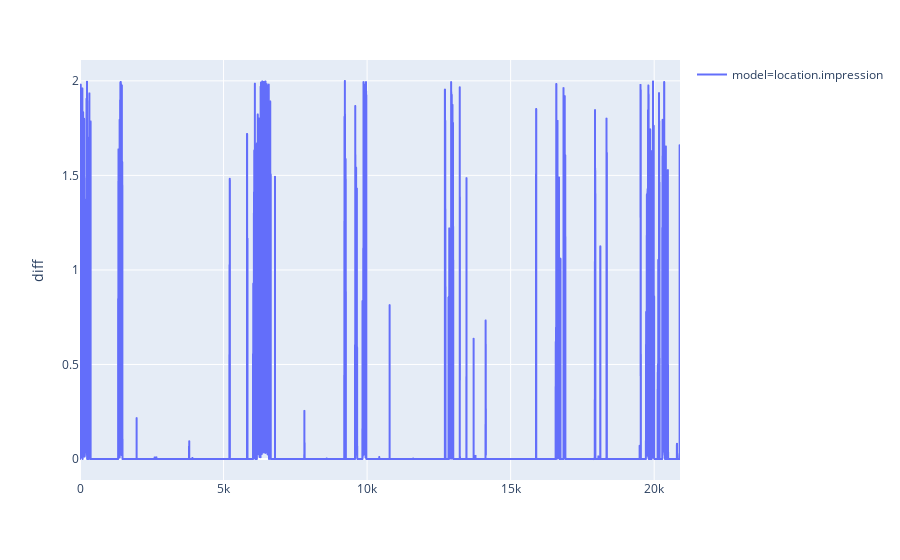

Notebook code cell kept with this figure:
### Code cell
fig = px.line(df, y="diff", color="model")
fig.show()

### Figure 1 — Plotly figure (JSON) as saved in the notebook; plotly's stock layout.template omitted (floating-point values rounded to 4 significant figures; data arrays with more than 128 entries replaced by an {"elided": "..."} marker saying what was removed)
{"data": [{"hoverlabel": {"namelength": 0}, "hovertemplate": "model=location.impression<br>diff=%{y}", "legendgroup": "model=location.impression", "line": {"color": "#636efa", "dash": "solid"}, "mode": "lines", "name": "model=location.impression", "showlegend": true, "type": "scattergl", "xaxis": "x", "y": {"elided": "20900 float values"}, "yaxis": "y"}], "layout": {"legend": {"tracegroupgap": 0}, "margin": {"t": 60}, "xaxis": {"anchor": "y", "domain": [0, 1]}, "yaxis": {"anchor": "x", "domain": [0, 1], "title": {"text": "diff"}}}}
